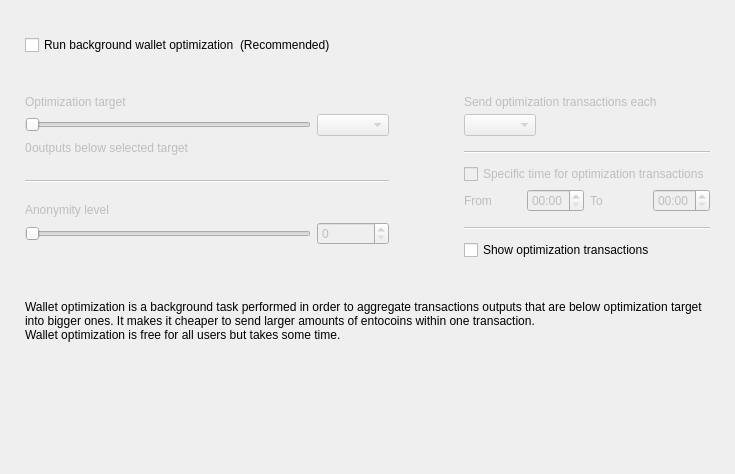
<?xml version="1.0" encoding="UTF-8"?>
<ui version="4.0">
 <class>OptimizationOptionsFrame</class>
 <widget class="QFrame" name="OptimizationOptionsFrame">
  <property name="geometry">
   <rect>
    <x>0</x>
    <y>0</y>
    <width>735</width>
    <height>474</height>
   </rect>
  </property>
  <property name="windowTitle">
   <string>Frame</string>
  </property>
  <property name="frameShape">
   <enum>QFrame::NoFrame</enum>
  </property>
  <property name="frameShadow">
   <enum>QFrame::Raised</enum>
  </property>
  <layout class="QVBoxLayout" name="verticalLayout">
   <property name="spacing">
    <number>0</number>
   </property>
   <property name="leftMargin">
    <number>25</number>
   </property>
   <property name="topMargin">
    <number>35</number>
   </property>
   <property name="rightMargin">
    <number>25</number>
   </property>
   <property name="bottomMargin">
    <number>0</number>
   </property>
   <item>
    <layout class="QHBoxLayout" name="horizontalLayout_2">
     <item>
      <widget class="QCheckBox" name="m_enableOptimizationCheck">
       <property name="text">
        <string>Run background wallet optimization</string>
       </property>
      </widget>
     </item>
     <item>
      <widget class="WalletGui::WalletNormalGrayTextLabel" name="label_8">
       <property name="text">
        <string>(Recommended)</string>
       </property>
      </widget>
     </item>
     <item>
      <spacer name="horizontalSpacer">
       <property name="orientation">
        <enum>Qt::Horizontal</enum>
       </property>
       <property name="sizeHint" stdset="0">
        <size>
         <width>40</width>
         <height>20</height>
        </size>
       </property>
      </spacer>
     </item>
    </layout>
   </item>
   <item>
    <spacer name="verticalSpacer_2">
     <property name="orientation">
      <enum>Qt::Vertical</enum>
     </property>
     <property name="sizeType">
      <enum>QSizePolicy::Fixed</enum>
     </property>
     <property name="sizeHint" stdset="0">
      <size>
       <width>20</width>
       <height>40</height>
      </size>
     </property>
    </spacer>
   </item>
   <item>
    <widget class="QWidget" name="m_optimizationOptionsWidget" native="true">
     <property name="enabled">
      <bool>true</bool>
     </property>
     <layout class="QHBoxLayout" name="horizontalLayout">
      <property name="spacing">
       <number>75</number>
      </property>
      <property name="leftMargin">
       <number>0</number>
      </property>
      <property name="topMargin">
       <number>0</number>
      </property>
      <property name="rightMargin">
       <number>0</number>
      </property>
      <property name="bottomMargin">
       <number>0</number>
      </property>
      <item alignment="Qt::AlignTop">
       <widget class="QWidget" name="widget1" native="true">
        <property name="enabled">
         <bool>false</bool>
        </property>
        <layout class="QGridLayout" name="gridLayout" columnstretch="50,0,0,0">
         <property name="leftMargin">
          <number>0</number>
         </property>
         <property name="topMargin">
          <number>0</number>
         </property>
         <property name="rightMargin">
          <number>0</number>
         </property>
         <property name="bottomMargin">
          <number>0</number>
         </property>
         <property name="verticalSpacing">
          <number>5</number>
         </property>
         <item row="0" column="0" colspan="4">
          <widget class="WalletGui::WalletNormalBlackTextLabel" name="label_5">
           <property name="text">
            <string>Optimization target</string>
           </property>
           <property name="indent">
            <number>0</number>
           </property>
          </widget>
         </item>
         <item row="4" column="0" colspan="4">
          <spacer name="verticalSpacer_3">
           <property name="orientation">
            <enum>Qt::Vertical</enum>
           </property>
           <property name="sizeType">
            <enum>QSizePolicy::Fixed</enum>
           </property>
           <property name="sizeHint" stdset="0">
            <size>
             <width>20</width>
             <height>20</height>
            </size>
           </property>
          </spacer>
         </item>
         <item row="1" column="0" colspan="3">
          <widget class="QSlider" name="m_thresholdSlider">
           <property name="maximum">
            <number>6</number>
           </property>
           <property name="pageStep">
            <number>1</number>
           </property>
           <property name="orientation">
            <enum>Qt::Horizontal</enum>
           </property>
          </widget>
         </item>
         <item row="1" column="3">
          <widget class="QComboBox" name="m_thresholdCombo"/>
         </item>
         <item row="5" column="0" colspan="4">
          <widget class="Line" name="line">
           <property name="orientation">
            <enum>Qt::Horizontal</enum>
           </property>
          </widget>
         </item>
         <item row="6" column="0" colspan="4">
          <spacer name="verticalSpacer_4">
           <property name="orientation">
            <enum>Qt::Vertical</enum>
           </property>
           <property name="sizeType">
            <enum>QSizePolicy::Fixed</enum>
           </property>
           <property name="sizeHint" stdset="0">
            <size>
             <width>20</width>
             <height>15</height>
            </size>
           </property>
          </spacer>
         </item>
         <item row="8" column="3">
          <widget class="QSpinBox" name="m_mixinSpin">
           <property name="buttonSymbols">
            <enum>QAbstractSpinBox::UpDownArrows</enum>
           </property>
          </widget>
         </item>
         <item row="7" column="0" colspan="4">
          <widget class="WalletGui::WalletNormalBlackTextLabel" name="label_7">
           <property name="text">
            <string>Anonymity level</string>
           </property>
           <property name="indent">
            <number>0</number>
           </property>
          </widget>
         </item>
         <item row="8" column="0" colspan="3">
          <widget class="QSlider" name="m_mixinSlider">
           <property name="pageStep">
            <number>1</number>
           </property>
           <property name="orientation">
            <enum>Qt::Horizontal</enum>
           </property>
          </widget>
         </item>
         <item row="2" column="0" colspan="4">
          <spacer name="verticalSpacer_12">
           <property name="orientation">
            <enum>Qt::Vertical</enum>
           </property>
           <property name="sizeType">
            <enum>QSizePolicy::Fixed</enum>
           </property>
           <property name="sizeHint" stdset="0">
            <size>
             <width>20</width>
             <height>0</height>
            </size>
           </property>
          </spacer>
         </item>
         <item row="3" column="0" colspan="4">
          <layout class="QHBoxLayout" name="horizontalLayout_3" stretch="0,1">
           <item>
            <widget class="QLabel" name="m_nonOptimizedOutputsLabel">
             <property name="text">
              <string>0</string>
             </property>
            </widget>
           </item>
           <item>
            <widget class="WalletGui::WalletNormalBlackTextLabel" name="m_nonOptimizedOutputsTextLabel">
             <property name="text">
              <string>outputs below selected target</string>
             </property>
            </widget>
           </item>
          </layout>
         </item>
        </layout>
       </widget>
      </item>
      <item>
       <layout class="QVBoxLayout" name="verticalLayout_3">
        <property name="spacing">
         <number>10</number>
        </property>
        <property name="rightMargin">
         <number>0</number>
        </property>
        <property name="bottomMargin">
         <number>0</number>
        </property>
        <item>
         <widget class="QWidget" name="widget2" native="true">
          <property name="enabled">
           <bool>false</bool>
          </property>
          <layout class="QGridLayout" name="gridLayout_2" columnstretch="0,0,0,0">
           <property name="leftMargin">
            <number>0</number>
           </property>
           <property name="topMargin">
            <number>0</number>
           </property>
           <property name="rightMargin">
            <number>0</number>
           </property>
           <property name="bottomMargin">
            <number>0</number>
           </property>
           <property name="verticalSpacing">
            <number>5</number>
           </property>
           <item row="2" column="0" colspan="2" alignment="Qt::AlignLeft">
            <widget class="QComboBox" name="m_periodCombo"/>
           </item>
           <item row="8" column="0">
            <widget class="WalletGui::WalletNormalBlackTextLabel" name="label_2">
             <property name="text">
              <string>From</string>
             </property>
            </widget>
           </item>
           <item row="8" column="1">
            <widget class="QTimeEdit" name="m_startTimeEdit">
             <property name="enabled">
              <bool>false</bool>
             </property>
             <property name="displayFormat">
              <string>HH:mm</string>
             </property>
            </widget>
           </item>
           <item row="8" column="2">
            <widget class="WalletGui::WalletNormalBlackTextLabel" name="label_3">
             <property name="text">
              <string>To</string>
             </property>
            </widget>
           </item>
           <item row="8" column="3">
            <widget class="QTimeEdit" name="m_stopTimeEdit">
             <property name="enabled">
              <bool>false</bool>
             </property>
             <property name="displayFormat">
              <string>HH:mm</string>
             </property>
            </widget>
           </item>
           <item row="6" column="0" colspan="4">
            <widget class="QCheckBox" name="m_optimizationTimeCheck">
             <property name="text">
              <string>Specific time for optimization transactions</string>
             </property>
            </widget>
           </item>
           <item row="4" column="0" colspan="4">
            <widget class="Line" name="line_2">
             <property name="orientation">
              <enum>Qt::Horizontal</enum>
             </property>
            </widget>
           </item>
           <item row="0" column="0" colspan="4">
            <widget class="WalletGui::WalletNormalBlackTextLabel" name="label_4">
             <property name="text">
              <string>Send optimization transactions each</string>
             </property>
             <property name="indent">
              <number>0</number>
             </property>
            </widget>
           </item>
           <item row="7" column="0" colspan="4">
            <spacer name="verticalSpacer_8">
             <property name="orientation">
              <enum>Qt::Vertical</enum>
             </property>
             <property name="sizeType">
              <enum>QSizePolicy::Fixed</enum>
             </property>
             <property name="sizeHint" stdset="0">
              <size>
               <width>20</width>
               <height>0</height>
              </size>
             </property>
            </spacer>
           </item>
           <item row="3" column="0" colspan="4">
            <spacer name="verticalSpacer_6">
             <property name="orientation">
              <enum>Qt::Vertical</enum>
             </property>
             <property name="sizeType">
              <enum>QSizePolicy::Fixed</enum>
             </property>
             <property name="sizeHint" stdset="0">
              <size>
               <width>20</width>
               <height>10</height>
              </size>
             </property>
            </spacer>
           </item>
           <item row="10" column="0" colspan="4">
            <widget class="Line" name="line_3">
             <property name="orientation">
              <enum>Qt::Horizontal</enum>
             </property>
            </widget>
           </item>
           <item row="1" column="0" colspan="4">
            <spacer name="verticalSpacer_5">
             <property name="orientation">
              <enum>Qt::Vertical</enum>
             </property>
             <property name="sizeType">
              <enum>QSizePolicy::Fixed</enum>
             </property>
             <property name="sizeHint" stdset="0">
              <size>
               <width>20</width>
               <height>0</height>
              </size>
             </property>
            </spacer>
           </item>
           <item row="5" column="0" colspan="4">
            <spacer name="verticalSpacer_7">
             <property name="orientation">
              <enum>Qt::Vertical</enum>
             </property>
             <property name="sizeType">
              <enum>QSizePolicy::Fixed</enum>
             </property>
             <property name="sizeHint" stdset="0">
              <size>
               <width>20</width>
               <height>5</height>
              </size>
             </property>
            </spacer>
           </item>
           <item row="9" column="0" colspan="4">
            <spacer name="verticalSpacer_10">
             <property name="orientation">
              <enum>Qt::Vertical</enum>
             </property>
             <property name="sizeType">
              <enum>QSizePolicy::Fixed</enum>
             </property>
             <property name="sizeHint" stdset="0">
              <size>
               <width>20</width>
               <height>10</height>
              </size>
             </property>
            </spacer>
           </item>
          </layout>
         </widget>
        </item>
        <item>
         <widget class="QCheckBox" name="m_showFusionTransactionsCheck">
          <property name="enabled">
           <bool>true</bool>
          </property>
          <property name="text">
           <string>Show optimization transactions</string>
          </property>
         </widget>
        </item>
       </layout>
      </item>
     </layout>
    </widget>
   </item>
   <item>
    <spacer name="verticalSpacer_11">
     <property name="orientation">
      <enum>Qt::Vertical</enum>
     </property>
     <property name="sizeType">
      <enum>QSizePolicy::Fixed</enum>
     </property>
     <property name="sizeHint" stdset="0">
      <size>
       <width>20</width>
       <height>40</height>
      </size>
     </property>
    </spacer>
   </item>
   <item>
    <widget class="WalletGui::WalletExtraNormalGrayTextLabel" name="m_helpLabel">
     <property name="text">
      <string>Wallet optimization is a background task performed in order to aggregate transactions outputs that are below optimization target into bigger ones. It makes it cheaper to send larger amounts of entocoins within one transaction.
Wallet optimization is free for all users but takes some time.</string>
     </property>
     <property name="wordWrap">
      <bool>true</bool>
     </property>
    </widget>
   </item>
   <item>
    <spacer name="verticalSpacer">
     <property name="orientation">
      <enum>Qt::Vertical</enum>
     </property>
     <property name="sizeHint" stdset="0">
      <size>
       <width>20</width>
       <height>40</height>
      </size>
     </property>
    </spacer>
   </item>
  </layout>
 </widget>
 <customwidgets>
  <customwidget>
   <class>WalletGui::WalletNormalGrayTextLabel</class>
   <extends>QLabel</extends>
   <header>Gui/Common/WalletTextLabel.h</header>
  </customwidget>
  <customwidget>
   <class>WalletGui::WalletNormalBlackTextLabel</class>
   <extends>QLabel</extends>
   <header>Gui/Common/WalletTextLabel.h</header>
  </customwidget>
  <customwidget>
   <class>WalletGui::WalletExtraNormalGrayTextLabel</class>
   <extends>QLabel</extends>
   <header>Gui/Common/WalletTextLabel.h</header>
  </customwidget>
 </customwidgets>
 <resources/>
 <connections>
  <connection>
   <sender>m_enableOptimizationCheck</sender>
   <signal>toggled(bool)</signal>
   <receiver>widget1</receiver>
   <slot>setEnabled(bool)</slot>
   <hints>
    <hint type="sourcelabel">
     <x>147</x>
     <y>47</y>
    </hint>
    <hint type="destinationlabel">
     <x>176</x>
     <y>204</y>
    </hint>
   </hints>
  </connection>
  <connection>
   <sender>m_thresholdSlider</sender>
   <signal>valueChanged(int)</signal>
   <receiver>OptimizationOptionsFrame</receiver>
   <slot>thresholdChanged(int)</slot>
   <hints>
    <hint type="sourcelabel">
     <x>116</x>
     <y>139</y>
    </hint>
    <hint type="destinationlabel">
     <x>355</x>
     <y>194</y>
    </hint>
   </hints>
  </connection>
  <connection>
   <sender>m_mixinSlider</sender>
   <signal>valueChanged(int)</signal>
   <receiver>OptimizationOptionsFrame</receiver>
   <slot>mixinChanged(int)</slot>
   <hints>
    <hint type="sourcelabel">
     <x>116</x>
     <y>240</y>
    </hint>
    <hint type="destinationlabel">
     <x>367</x>
     <y>236</y>
    </hint>
   </hints>
  </connection>
  <connection>
   <sender>m_optimizationTimeCheck</sender>
   <signal>toggled(bool)</signal>
   <receiver>m_startTimeEdit</receiver>
   <slot>setEnabled(bool)</slot>
   <hints>
    <hint type="sourcelabel">
     <x>543</x>
     <y>179</y>
    </hint>
    <hint type="destinationlabel">
     <x>501</x>
     <y>207</y>
    </hint>
   </hints>
  </connection>
  <connection>
   <sender>m_optimizationTimeCheck</sender>
   <signal>toggled(bool)</signal>
   <receiver>m_stopTimeEdit</receiver>
   <slot>setEnabled(bool)</slot>
   <hints>
    <hint type="sourcelabel">
     <x>543</x>
     <y>179</y>
    </hint>
    <hint type="destinationlabel">
     <x>643</x>
     <y>207</y>
    </hint>
   </hints>
  </connection>
  <connection>
   <sender>m_mixinSpin</sender>
   <signal>valueChanged(int)</signal>
   <receiver>OptimizationOptionsFrame</receiver>
   <slot>mixinChanged(int)</slot>
   <hints>
    <hint type="sourcelabel">
     <x>273</x>
     <y>271</y>
    </hint>
    <hint type="destinationlabel">
     <x>367</x>
     <y>236</y>
    </hint>
   </hints>
  </connection>
  <connection>
   <sender>m_thresholdCombo</sender>
   <signal>currentIndexChanged(int)</signal>
   <receiver>OptimizationOptionsFrame</receiver>
   <slot>thresholdChanged(int)</slot>
   <hints>
    <hint type="sourcelabel">
     <x>270</x>
     <y>139</y>
    </hint>
    <hint type="destinationlabel">
     <x>367</x>
     <y>236</y>
    </hint>
   </hints>
  </connection>
  <connection>
   <sender>m_enableOptimizationCheck</sender>
   <signal>toggled(bool)</signal>
   <receiver>widget2</receiver>
   <slot>setEnabled(bool)</slot>
   <hints>
    <hint type="sourcelabel">
     <x>158</x>
     <y>48</y>
    </hint>
    <hint type="destinationlabel">
     <x>556</x>
     <y>197</y>
    </hint>
   </hints>
  </connection>
 </connections>
 <slots>
  <slot>thresholdChanged(int)</slot>
  <slot>mixinChanged(int)</slot>
 </slots>
</ui>
